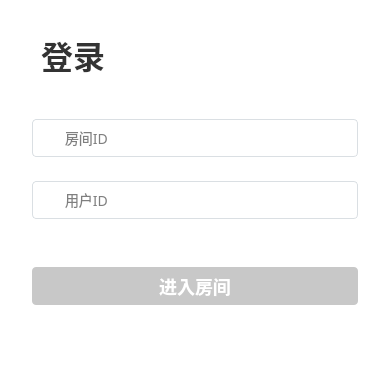
<?xml version="1.0" encoding="UTF-8"?>
<ui version="4.0">
 <class>LoginForm</class>
 <widget class="QWidget" name="LoginForm">
  <property name="geometry">
   <rect>
    <x>0</x>
    <y>0</y>
    <width>390</width>
    <height>365</height>
   </rect>
  </property>
  <property name="minimumSize">
   <size>
    <width>390</width>
    <height>365</height>
   </size>
  </property>
  <property name="maximumSize">
   <size>
    <width>390</width>
    <height>365</height>
   </size>
  </property>
  <property name="windowTitle">
   <string>登录窗口</string>
  </property>
  <property name="styleSheet">
   <string notr="true">QLineEdit
{
	background: #FFFFFF;
	border: 1px solid #DADFE3;
	border-radius: 4px;
	padding-left:30px;
	font-family: PingFang SC;
	font-style: normal;
	font-weight: normal;
	font-size: 14px;
	line-height: 22px;
}

QWidget#LoginForm
{
	background: #FFFFFF;
	border-radius: 8px;
}</string>
  </property>
  <layout class="QVBoxLayout" name="verticalLayout">
   <property name="spacing">
    <number>24</number>
   </property>
   <property name="leftMargin">
    <number>32</number>
   </property>
   <property name="topMargin">
    <number>15</number>
   </property>
   <property name="rightMargin">
    <number>32</number>
   </property>
   <item>
    <widget class="QWidget" name="titleWidget" native="true">
     <property name="minimumSize">
      <size>
       <width>0</width>
       <height>80</height>
      </size>
     </property>
     <layout class="QHBoxLayout" name="horizontalLayout">
      <item>
       <widget class="QLabel" name="label">
        <property name="styleSheet">
         <string notr="true">QLabel{
font-family: PingFang SC;
font-style: normal;
font-weight: 600;
font-size: 32px;
line-height: 40px;
display: flex;
align-items: center;
color: #333333;
}</string>
        </property>
        <property name="text">
         <string>登录</string>
        </property>
       </widget>
      </item>
      <item>
       <spacer name="horizontalSpacer">
        <property name="orientation">
         <enum>Qt::Horizontal</enum>
        </property>
        <property name="sizeHint" stdset="0">
         <size>
          <width>40</width>
          <height>20</height>
         </size>
        </property>
       </spacer>
      </item>
     </layout>
    </widget>
   </item>
   <item>
    <widget class="QLineEdit" name="roomIDLineEdit">
     <property name="minimumSize">
      <size>
       <width>0</width>
       <height>38</height>
      </size>
     </property>
     <property name="styleSheet">
      <string notr="true"/>
     </property>
     <property name="placeholderText">
      <string>房间ID</string>
     </property>
    </widget>
   </item>
   <item>
    <widget class="QLineEdit" name="userIDLineEdit">
     <property name="minimumSize">
      <size>
       <width>0</width>
       <height>38</height>
      </size>
     </property>
     <property name="placeholderText">
      <string>用户ID</string>
     </property>
    </widget>
   </item>
   <item>
    <widget class="QWidget" name="widget_3" native="true"/>
   </item>
   <item>
    <widget class="QPushButton" name="enterRoomBtn">
     <property name="minimumSize">
      <size>
       <width>0</width>
       <height>38</height>
      </size>
     </property>
     <property name="styleSheet">
      <string notr="true">QPushButton
{
	background: #C8C8C8;
	border-radius: 4px;
	color:#FFFFFF;
	font-family: PingFang SC;
	font-style: normal;
	font-weight: 600;
	font-size: 18px;
	line-height: 22px;
}</string>
     </property>
     <property name="text">
      <string>进入房间</string>
     </property>
    </widget>
   </item>
   <item>
    <spacer name="verticalSpacer">
     <property name="orientation">
      <enum>Qt::Vertical</enum>
     </property>
     <property name="sizeHint" stdset="0">
      <size>
       <width>20</width>
       <height>40</height>
      </size>
     </property>
    </spacer>
   </item>
  </layout>
 </widget>
 <resources/>
 <connections/>
</ui>
